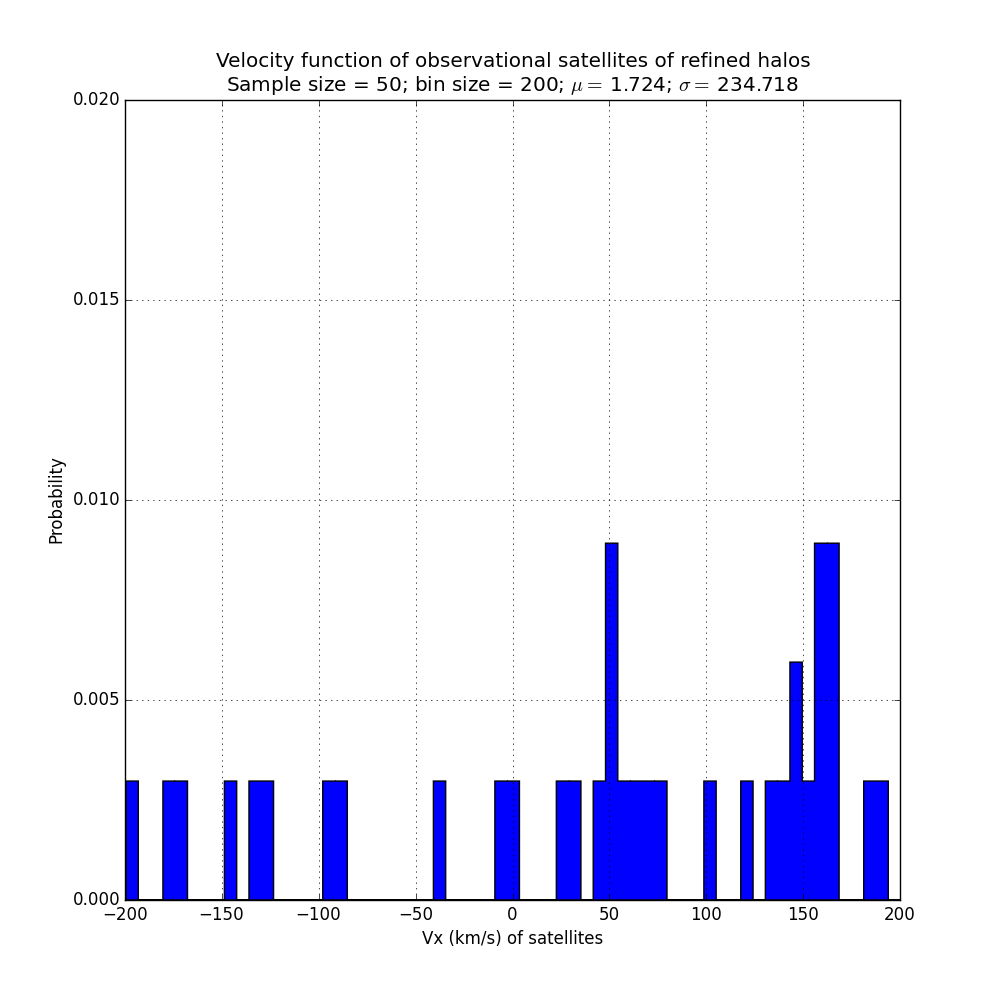

Reproduce this figure in Python.
import sqlite3
import os
import sys
import numpy
import random
from numpy import * 
from numpy import linalg
import scipy
from scipy.optimize import brentq
import pylab as pl
import matplotlib.pyplot as plt
import matplotlib.mlab as mlab
import numpy as np
np.seterr(divide = 'ignore', invalid = 'ignore')

# Connecting to the database
conn = sqlite3.connect('../ILLUSTRIS.db')
c = conn.cursor()

# Gravitational constant
G = 6.67e-11 * (1.e-3)**2. * (2.e30)/(3.086e19) 

n_bins_def = 200
host_count_def = 50
Vpeak = 12

# n_bins = 200 is a good choice
n_bins = raw_input("\nEnter no. of bins (Press Enter for default = {Def}): ".format(Def = n_bins_def))
if len(n_bins) == 0:
	n_bins = n_bins_def
else:
	n_bins = int(n_bins)

# Number of hosts (100 is a good choice)
host_count = raw_input("\nEnter set size (Press Enter for default = {Def}): ".format(Def = host_count_def))
if len(host_count) == 0:
	host_count = host_count_def
else:
	host_count = int(host_count)

# List of velocities
velocities = []

# Acquiring the subhalos
c.execute("SELECT Subhalos.SubhaloID, SubhaloPos.Y, SubhaloPos.Z, SubhaloVel.X, Subhalos.StellarMass FROM Subhalos INNER JOIN SubhaloPos ON SubhaloPos.SubhaloID = Subhalos.SubhaloID INNER JOIN SubhaloVel ON SubhaloVel.SubhaloID = Subhalos.SubhaloID WHERE Subhalos.SubhaloVmax > {Vp}".format(Vp = Vpeak))
Satellites = c.fetchall()

# Acquiring halos
c.execute("SELECT Groups.GroupID, GroupPos.X, GroupPos.Y, GroupPos.Z, Groups.StellarMass, Groups.Group_R_Crit200, GroupVel.X, Groups.Group_M_Crit200 FROM Groups INNER JOIN RefinedGroups ON RefinedGroups.GroupID = Groups.GroupID INNER JOIN GroupPos ON Groups.GroupID = GroupPos.GroupID INNER JOIN GroupVel ON Groups.GroupID = GroupVel.GroupID")
Halos = c.fetchall()

#Loading bar
barwidth = 50
fraction = host_count/(barwidth-1)
sys.stdout.write("Creating velocity function:\t[%s]"%(" "*barwidth))
sys.stdout.flush()
sys.stdout.write("\b"*(barwidth+1))

# Selecting random hosts
RandomHosts = []
for j in range(0,host_count):
	if j % fraction == 0:
		sys.stdout.write("#")
		sys.stdout.flush()

	ind = np.random.choice(len(Halos))
	while Halos[ind] in RandomHosts:
		ind = np.random.choice(len(Halos))
	Halo = Halos[ind]
	RandomHosts.append(Halos[ind])

	GroupID = Halo[0]
	GroupPosX = Halo[1]
	GroupPosY = Halo[2]
	GroupPosZ = Halo[3]
	GroupMass = Halo[4]
	GroupRvir = Halo[5]
	GroupVelX = Halo[6]
	GroupMvir = Halo[7]

	#for Sat in Satellites:
	for k in range(0,len(Satellites)):
		
		Sat = Satellites[k]
		SatID = Sat[0]
		SatPosY = Sat[1]
		SatPosZ = Sat[2]
		SatVelX = Sat[3]
		SatMass = Sat[4]

		Dist = (((SatPosY - GroupPosY)**2)+((SatPosZ - GroupPosZ)**2))**(0.5)
		Vvir = ((G * GroupMvir/GroupRvir)*(3e8/1e10))**(0.5)

		if (Dist < GroupRvir) and (SatMass < GroupMass) and (numpy.absolute(SatVelX - GroupVelX) < Vvir):
			velocities.append(SatVelX)	
print "\n"
# Create the plot
fig, ax = plt.subplots()
n, bins, patches = ax.hist(velocities, n_bins, normed = 1, histtype = 'stepfilled', stacked = True)
ax.set_xlabel('Vx (km/s) of satellites')
ax.set_ylabel('Probability')
plt.xlim([-200,200])
ax.set_title('Velocity function of observational satellites of refined halos\nSample size = {size}; bin size = {bin}; '.format(size = host_count, bin = n_bins)+"$\mu =$ {mean}; $\sigma =$ {std}".format(mean = '%.3f'% mean(velocities), std = '%.3f'% std(velocities)))
plt.grid(True)
fig.set_size_inches(10,10)	
plt.savefig("plots/Obs_SatVF_HighVpeak.png")
plt.close()
conn.commit()
conn.close()

